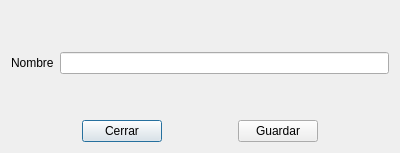
<?xml version="1.0" encoding="UTF-8"?>
<ui version="4.0">
 <class>frm_vehicle_document</class>
 <widget class="QDialog" name="frm_vehicle_document">
  <property name="geometry">
   <rect>
    <x>0</x>
    <y>0</y>
    <width>400</width>
    <height>153</height>
   </rect>
  </property>
  <property name="windowTitle">
   <string>Tipo de documento</string>
  </property>
  <layout class="QGridLayout" name="gridLayout">
   <item row="3" column="0">
    <layout class="QHBoxLayout" name="horizontalLayout">
     <item>
      <spacer name="horizontalSpacer">
       <property name="orientation">
        <enum>Qt::Orientation::Horizontal</enum>
       </property>
       <property name="sizeHint" stdset="0">
        <size>
         <width>40</width>
         <height>20</height>
        </size>
       </property>
      </spacer>
     </item>
     <item>
      <widget class="QPushButton" name="btn_close">
       <property name="text">
        <string>Cerrar</string>
       </property>
      </widget>
     </item>
     <item>
      <spacer name="horizontalSpacer_3">
       <property name="orientation">
        <enum>Qt::Orientation::Horizontal</enum>
       </property>
       <property name="sizeHint" stdset="0">
        <size>
         <width>40</width>
         <height>20</height>
        </size>
       </property>
      </spacer>
     </item>
     <item>
      <widget class="QPushButton" name="btn_save">
       <property name="text">
        <string>Guardar</string>
       </property>
      </widget>
     </item>
     <item>
      <spacer name="horizontalSpacer_2">
       <property name="orientation">
        <enum>Qt::Orientation::Horizontal</enum>
       </property>
       <property name="sizeHint" stdset="0">
        <size>
         <width>40</width>
         <height>20</height>
        </size>
       </property>
      </spacer>
     </item>
    </layout>
   </item>
   <item row="1" column="0">
    <layout class="QFormLayout" name="formLayout">
     <item row="0" column="0">
      <widget class="QLabel" name="lbl_name">
       <property name="text">
        <string>Nombre</string>
       </property>
      </widget>
     </item>
     <item row="0" column="1">
      <widget class="QLineEdit" name="txt_name"/>
     </item>
    </layout>
   </item>
   <item row="2" column="0">
    <spacer name="verticalSpacer">
     <property name="orientation">
      <enum>Qt::Orientation::Vertical</enum>
     </property>
     <property name="sizeType">
      <enum>QSizePolicy::Policy::Expanding</enum>
     </property>
     <property name="sizeHint" stdset="0">
      <size>
       <width>20</width>
       <height>40</height>
      </size>
     </property>
    </spacer>
   </item>
   <item row="0" column="0">
    <spacer name="verticalSpacer_2">
     <property name="orientation">
      <enum>Qt::Orientation::Vertical</enum>
     </property>
     <property name="sizeHint" stdset="0">
      <size>
       <width>20</width>
       <height>40</height>
      </size>
     </property>
    </spacer>
   </item>
  </layout>
 </widget>
 <resources/>
 <connections/>
</ui>
